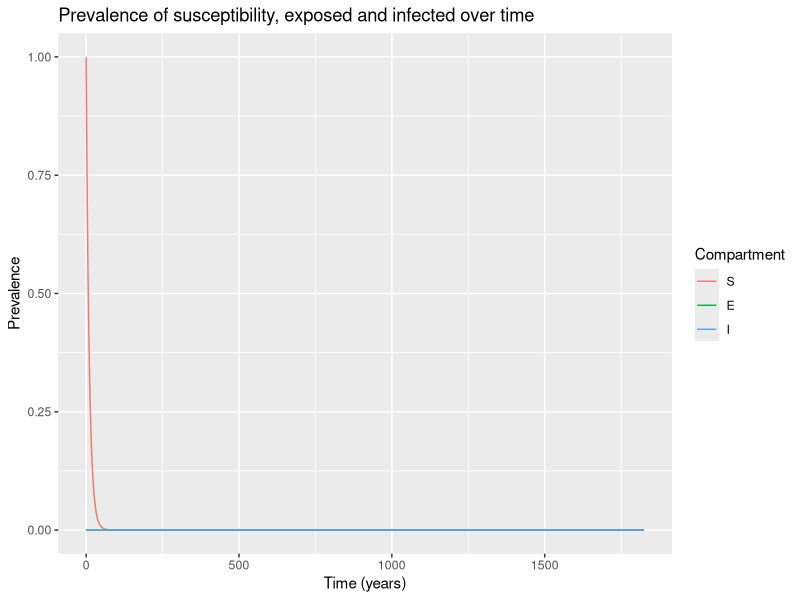

R code for this plot:
# LOAD THE PACKAGES:
library(deSolve)
library(reshape2)
library(ggplot2)

# MODEL INPUTS:

# Vector storing the initial number of animals in each compartment (at timestep 0)
initial_state_values <- c(S = 999999,  # the whole population we are modelling is susceptible to infection
                          E = 1, 
                          I = 0)       

# Vector storing the parameters describing the transition rates in units of days^-1
parameters <- c(beta = 0.4,     # the infection rate in units of years^-1
                delta = 0.2,     # the latency period in units of years^-1
                u = 0.4,#death rate
                a = 0.3, #cull due to infection
                b = 0.3) # birth rate

# TIMESTEPS:

# Vector storing the sequence of timesteps to solve the model at
times <- seq(from = 0, to = 5*365, by = 1)   # from 0 to 100 years in daily intervals

# SEID MODEL FUNCTION: 

# The model function takes as input arguments (in the following order): time, state and parameters
seid_model <- function(time, state, parameters) {  
  
  with(as.list(c(state, parameters)), {  # tell R to unpack variable names from the state and parameters inputs
    
    N <- S + E + I
    lambda <- beta * I/N
    
    # The differential equations
    dS <- -lambda * S - u * S + b * N            
    dE <- lambda * S - delta * E - u * E 
    dI <- delta * E - a * I - u * I
    
    # Return the number of animals in the S, E and I compartments at each timestep 
    # (in the same order as the input state variables)
    return(list(c(dS, dE, dI))) 
  })
  
}

# MODEL OUTPUT (solving the differential equations):

# Solving the differential equations using the ode integration algorithm
output <- as.data.frame(ode(y = initial_state_values, 
                            times = times, 
                            func = seid_model,
                            parms = parameters))

output_long <- melt(as.data.frame(output), id = "time")                  # turn output dataset into long format

# Adding a column for the prevalence proportion to the long-format output
output_long$prevalence <- output_long$value/sum(initial_state_values)

# Plot the prevalence proportion
ggplot(data = output_long,                                               # specify object containing data to plot
       aes(x = time, y = prevalence, colour = variable, group = variable)) +  # assign columns to axes and groups
  geom_line() +                                                          # represent data as lines
  xlab("Time (years)")+                                                   # add label for x axis
  ylab("Prevalence") +                                      # add label for y axis
  labs(colour = "Compartment",                                           # add legend title
       title = "Prevalence of susceptibility, exposed and infected over time")   # add plot title

#R0= beta/(a+u) * (delta+u)/u
